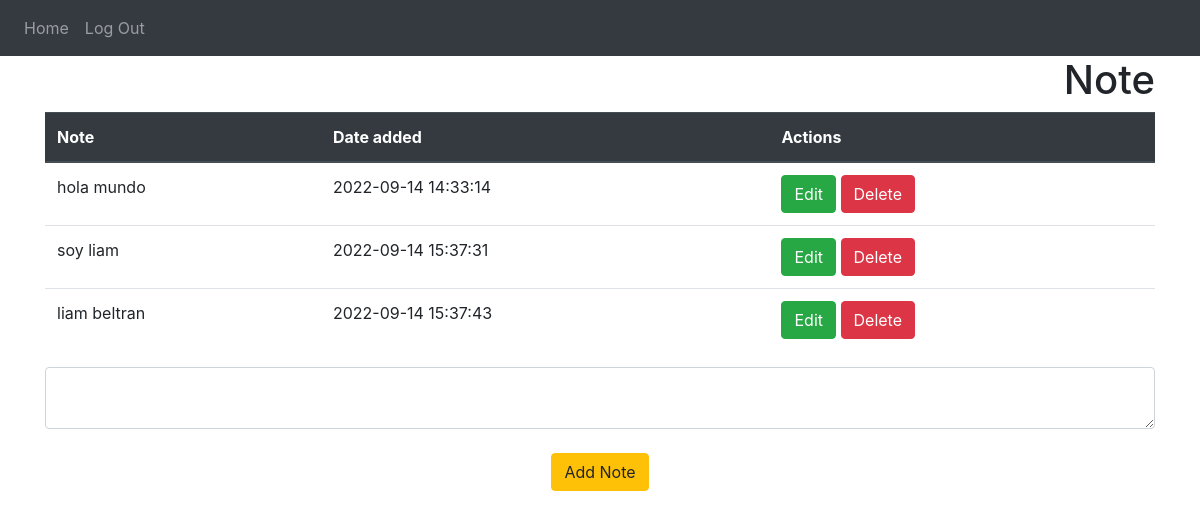
The app's page / (signed in) with its own data.
### website/models.py (models this page shows)
class Note(db.Model):
    id = db.Column(db.Integer, primary_key=True)
    text = db.Column(db.String(10000))
    date = db.Column(db.DateTime(timezone=True), default=func.now())
    user_id = db.Column(db.Integer, db.ForeignKey("user.id"))

### website/views.py (the view, shortened to what this page needs)
@views.route("/", methods=["GET", "POST"])
@login_required
def home():
    return render_template("home.html", user=current_user)

### website/__init__.py (called while the page is built)
def create_app():
    app = Flask(__name__)
    app.config["SECRET_KEY"] = "test"
    app.config["SQLALCHEMY_DATABASE_URI"] = f"sqlite:///{DB_NAME}"
    db.init_app(app)
    from .views import views
    from .auth import auth
    app.register_blueprint(views, url_prefix="/")
    app.register_blueprint(auth, url_prefix="/")
    from .models import User, Note
    create_database(app)
    login_manager = LoginManager()
    login_manager.login_view = "auth.login"
    login_manager.init_app(app)
    @login_manager.user_loader
    def load_user(id):
        return User.query.get(int(id))
    return app

### website/templates/home.html
{% extends "base.html" %} {% block title %}Home{% endblock %} {% block content%}
<h1 align="right">Note</h1>
<table class="table">
  <thead class="thead-dark">
    <tr>
      <th scope="col">Note</th>
      <th scope="col">Date added</th>
      <th scope="col">Actions</th>
    </tr>
  </thead>
  <tbody>
    {% for note in user.notes %}
    <tr>
      <td>{{note.text}}</td>
      <td>{{note.date}}</td>
      <td>
        <a href="/edit-note/{{note.id}}" class="btn btn-success">Edit</a>
        <button
          type="button"
          class="btn btn-danger"
          onClick="deleteNote('{{ note.id }}')"
        >
          Delete
        </button>
      </td>
    </tr>
    {% endfor%}
  </tbody>
</table>
<form method="POST">
  <textarea name="note" id="note" class="form-control"></textarea>
  <br />
  <div align="center">
    <button type="submit" class="btn btn-warning">Add Note</button>
  </div>
</form>
{% endblock %}

### records on screen
Note: text "hola mundo", date "2022-09-14 14:33:14"
Note: text "soy liam", date "2022-09-14 15:37:31"
Note: text "liam beltran", date "2022-09-14 15:37:43"
